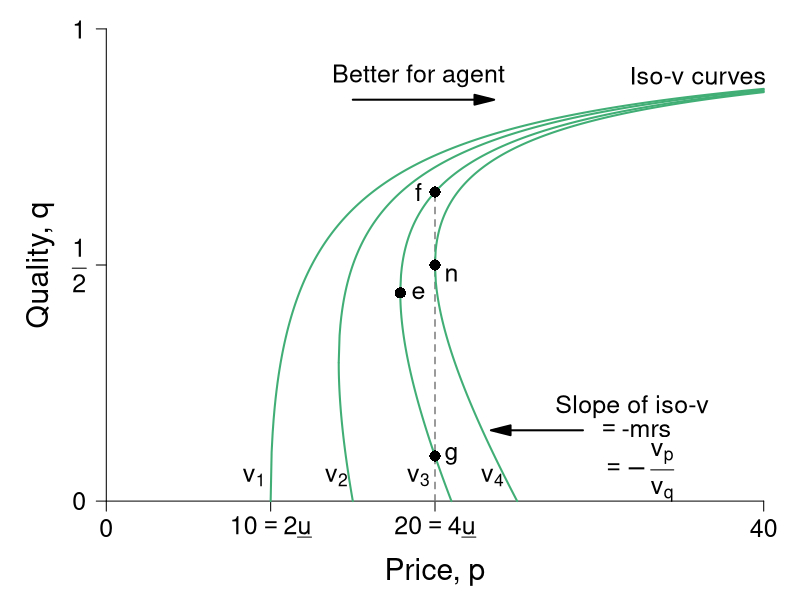

Recreate this plot in R.
#' Graph Designer: Scott Cohn
#' Authors: Bowles and Halliday
#' Title: Coordination, Conflict and Competition: A Text in Microeconomics

require(ggplot2)
require(shape)
pdf(file = "information_power/iso_vmap_a_leftpanel.pdf", width = 9, height = 7)

#Set parameters for graphics
pointsize <- 1.8
axislabelsize <- 1.8
labelsize <- 1.5
namesize <- 1.8
annotatesize <- 1.5
graphlinewidth <- 2
segmentlinewidth <- 1.5

COL <- c("#7fc97f", "#beaed4", "#fdc086", "#ffff99", "#386cb0", "#f0027f", "#bf5b17", "#666666")
COLA <- c("#e0f3db", "#99d8c9","#66c2a4","#41ae76", "#238b45", "#005824")
COLB <- c("#c6dbef", "#4eb3d3", "#2b8cbe", "#0868ac","#084081")
COLC <- c("#fcfbfd", "#efedf5", "#dadaeb", "#bcbddc", "#9e9ac8", "#807dba", "#6a51a3", "#54278f", "#3f007d")
grays <- gray.colors(25, start = 1, end = 0)

#The equation is below when v = 0. See Wolfram Alpha output. 
isov <- function(p, delta = 5) {
  (p - delta)/p
}

isovhigh1 <- function(p, delta = 5, v = 5){
  (sqrt(p^2 - 4 * delta * v) - p + 2*v)/( 2 * v )
}

isovlow1 <- function(p, delta = 5, v = 5){
  (-sqrt(p^2 - 4 * delta * v) - p + 2*v)/( 2 * v )
}

isovhigh2 <- function(p, delta = 5, v = 10){
  (sqrt(p^2 - 4 * delta * v) - p + 2*v)/( 2 * v )
}

isovlow2 <- function(p, delta = 5, v = 10){
  (-sqrt(p^2 - 4 * delta * v) - p + 2*v)/( 2 * v )
}

isovhigh3 <- function(p, delta = 5, v = 15){
  (sqrt(p^2 - 4 * delta * v) - p + 2*v)/( 2 * v )
}

isovlow3 <- function(p, delta = 5, v = 15){
  (-sqrt(p^2 - 4 * delta * v) - p + 2*v)/( 2 * v )
}

isovhigh4 <- function(p, delta = 5, v = 15){
  (sqrt(p^2 - 4 * delta * v) - p + 2*v)/( 2 * v )
}

isovlow4 <- function(p, delta = 5, v = 15){
  (-sqrt(p^2 - 4 * delta * v) - p + 2*v)/( 2 * v )
}

brfFn <- function(p, delta = 5) {
  1 - (2*delta) /p
}

#This is evaluated for p = 12; q = 12/(8*sqrt(12^2 - 4*delta1*v1)) - 1/8 for the slope
#At p = 12; q = (-sqrt(12^2 - 4*v1*delta1) - 12 + 2*v1)/(2*v1) = 0.799
tangencyLine <- function(p){
  (p*(0.05))
}



#COL <- c("#bae4b3", "#74c476", "#238b45")
#COL <- c("#f7fcf0", "#e0f3db", "#ccebc5", "#a8ddb5", "#7bccc4", "#4eb3d3", "#2b8cbe", "#08589e")
COL <- c("#f7fcf5", "#e5f5e0", "#c7e9c0", "#a1d99b", "#74c476", "#41ab5d", "#238b45", "#005a32")
par(mar =  c(4, 4, .5, .5))

xlims <- c(0, 40)
ylims <- c(0, 1)

plot(0, 0, xlim = xlims, ylim = ylims, type = "n",
     xlab = "",
     ylab = "",
     xaxt = "n", yaxt = "n", cex.lab = axislabelsize, bty = "n")

mtext(expression(paste("Price, ", p)), side=1, line = 2.5, cex = axislabelsize)
text(-4, ylims[2] - 0.5*(ylims[2] - ylims[1]), expression(paste("Quality, ", q)), xpd = TRUE, cex = axislabelsize, srt = 90) 


npts <- 500 
npts2 <- 501
#Specify the sequences of points for graphing. 
xx0 <- seq(5, xlims[2], length.out = npts)
xx1 <- seq(10, xlims[2], length.out = npts)
xx2 <- seq(xlims[1], 15, length.out = npts)
xx3 <- seq(10, xlims[2], length.out = npts2)
xx4 <- seq(xlims[1], 10, length.out = npts2)
#For below, I solved sqrt(p^2 - 200) - p + 200/p = 0, getting p = 10*sqrt(2) = 14.14214
xx5 <- seq(14.14214, xlims[2], length.out = npts2)
xx6 <- seq(14.14214, 15, length.out = npts2)

xx7 <- seq(17.889, xlims[2], length.out = npts2)
xx8 <- seq(17.889, 21, length.out = npts2)

xx9 <- seq(20, xlims[2], length.out = npts2)
xx10 <- seq(xlims[1], 25, length.out = npts2)

#Customize ticks and labels for the plot
ticksy <- c(0, 0.5, 1)
ylabels <- c(0, expression(paste(frac(1,2))), 1)
ticksx <- c(0, 10, 20, 40)
xlabels <- c(0, expression(paste(10 == 2*underline("u"))), expression(paste(20 == 4*underline("u"))) , 40)
axis(1, at = ticksx, pos = 0, labels = xlabels, cex.axis = labelsize)
axis(2, at = ticksy, pos = 0, labels = ylabels, las = 1, cex.axis = labelsize)

#Annotation of the three graphs and the NE

# text(3.4, 0.05, expression(paste(v[0] == z)), cex = annotatesize)
text(9.0, 0.05, expression(paste(v[1])), cex = annotatesize)
text(14, 0.05, expression(paste(v[2])), cex = annotatesize)
text(19, 0.05, expression(paste(v[3])), cex = annotatesize)
text(23.5, 0.05, expression(paste(v[4])), cex = annotatesize)
text(21, 0.48, expression(paste("n")), cex = annotatesize)
#text(33, 0.58, expression(paste("Best-response function")), cex = annotatesize)
text(36, 0.9, expression(paste("Iso-v curves")), cex = annotatesize)

#Lines for the coordinates of the Nash equilbrium
#segments(10, 0, 10, 0.175, lty = 2, col = grays[22], lwd = segmentlinewidth)
segments(20, 0, 20, 0.6545, lty = 2, col = grays[20], lwd = segmentlinewidth)
#segments(0, 0.5, 20, 0.5, lty = 2, col = grays[20], lwd = segmentlinewidth)
#segments(14.14214, 0.15, 14.14214, 0.45, lty = 2, col = grays[22], lwd = segmentlinewidth)
#segments(17.889, 0.3, 17.889, 0.6, lty = 2, col = grays[22], lwd = segmentlinewidth)

#Draw the lines for the graphs
#lines(xx0, isov(xx0, delta = 5), col = COLA[4], lwd = graphlinewidth)
#lines(xx1, brfFn(xx1), col = COLA[5], lwd = graphlinewidth)
#lines(xx2, tangencyLine(xx2), col = "darkgrey", lwd = segmentlinewidth, lty = 2)
lines(xx3, isovhigh1(xx3, v = 5, delta = 5), col = COLA[4], lwd = graphlinewidth)
lines(xx4, isovlow1(xx4, v = 5, delta = 5), col = COLA[4], lwd = graphlinewidth)
lines(xx5, isovhigh2(xx5, v = 10, delta = 5), col = COLA[4], lwd = graphlinewidth)
lines(xx6, isovlow2(xx6, v = 10, delta = 5), col = COLA[4], lwd = graphlinewidth)
lines(xx7, isovhigh3(xx7, v = 16, delta = 5), col = COLA[4], lwd = graphlinewidth)
lines(xx8, isovlow3(xx8, v = 16, delta = 5), col = COLA[4], lwd = graphlinewidth)
lines(xx9, isovhigh4(xx9, v = 20, delta = 5), col = COLA[4], lwd = graphlinewidth)
lines(xx10, isovlow4(xx10, v = 20, delta = 5), col = COLA[4], lwd = graphlinewidth)

#Arrows and slope of iso-v label
Arrows(29, 0.15, 24, 0.15,  col = "black", lty = 1, lwd = 2, arr.type = "triangle")
text(32, 0.2, expression(paste("Slope of iso-v")), cex = annotatesize)
text(32.3, 0.15, expression(paste(phantom() == phantom(), "-mrs ")), cex = annotatesize)
text(32.3, 0.06, expression(paste(phantom() == -frac(v[p], v[q]))), cex = annotatesize)


Arrows(15, 0.85, 23, 0.85,  col = "black", lty = 1, lwd = 2, arr.type = "triangle")
text(19, 0.9, expression(paste("Better for agent")), cex = annotatesize)

#Add a point for the NE
points(20, 0.5, pch = 16, col = "black", cex = 1.5)


#Add a point for b
# points(10, 0.5, pch = 16, col = "black", cex = 1.5)
# text(9.5, 0.53, expression(paste("b")), cex = annotatesize)

#Add a point for d
#Figure out q for p = 14.14214: q = 1 - 2delta/p = 1 - (2*5)/14.14214 =  0.2928934
#points(14.14214, 0.2928934, pch = 16, col = "black", cex = 1.5)
#text(15, 0.2928934, expression(paste("d")), cex = annotatesize)

points(17.889, 0.441, pch = 16, col = "black", cex = 1.5)
text(19, 0.441, expression(paste("e")), cex = annotatesize)

# points same wage w incr/decr in effort
points(20, 0.0955, pch = 16, col = "black", cex = 1.5)
text(21, 0.0955, expression(paste("g")), cex = annotatesize)
points(20, 0.6545, pch = 16, col = "black", cex = 1.5)
text(19, 0.6545, expression(paste("f")), cex = annotatesize)

dev.off()
